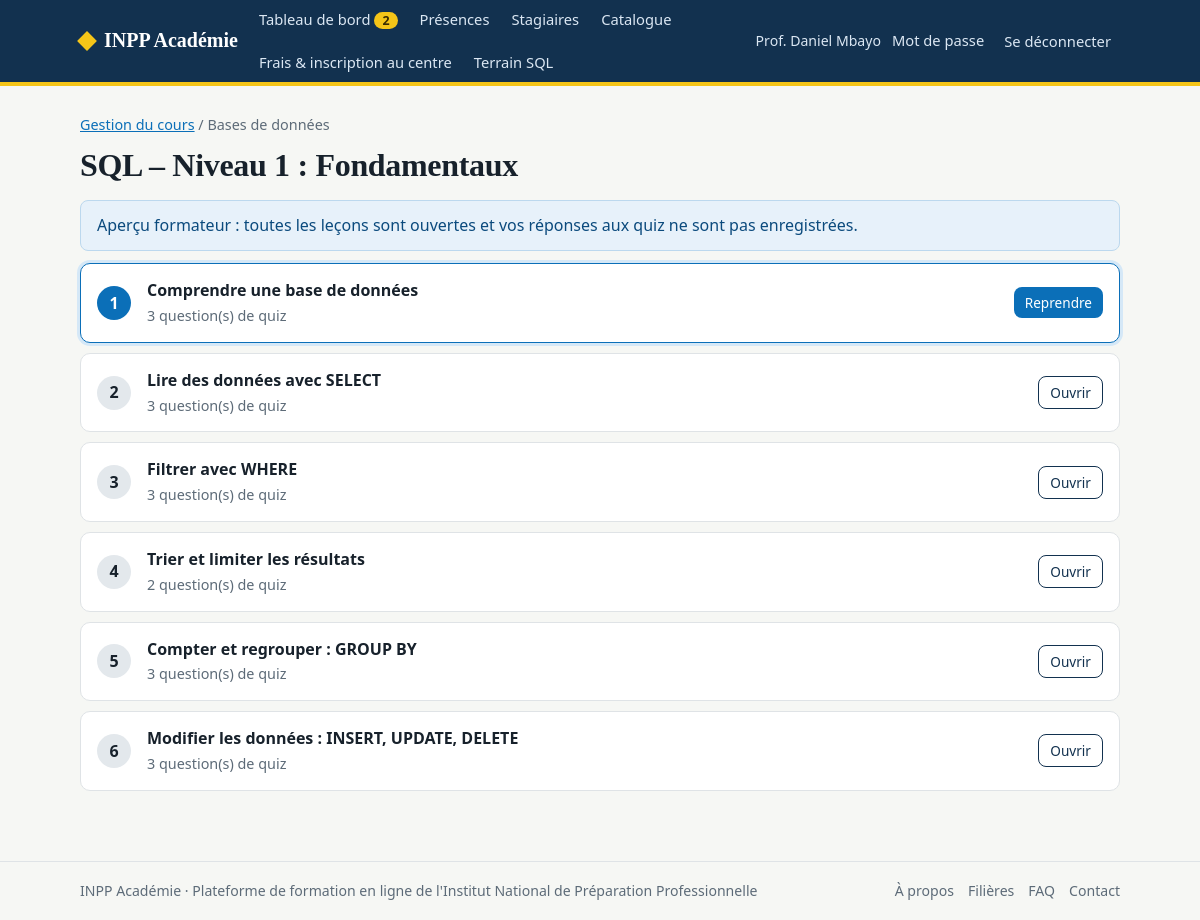
/apprendre/1 (signed in), run on the app's committed database.
### tables this page shows
CREATE TABLE users (
    id INTEGER PRIMARY KEY AUTOINCREMENT,
    full_name TEXT NOT NULL,
    email TEXT NOT NULL UNIQUE,
    password_hash TEXT NOT NULL,
    role TEXT NOT NULL CHECK (role IN ('formateur', 'stagiaire', 'secretaire')),
    must_change_password INTEGER NOT NULL DEFAULT 0,
    created_by INTEGER REFERENCES users(id) ON DELETE SET NULL,
    created_at TEXT NOT NULL DEFAULT (datetime('now'))
);

CREATE TABLE courses (
    id INTEGER PRIMARY KEY AUTOINCREMENT,
    title TEXT NOT NULL,
    category TEXT NOT NULL DEFAULT 'Général',
    level TEXT NOT NULL DEFAULT 'Débutant',
    description TEXT NOT NULL DEFAULT '',
    fee_amount REAL NOT NULL DEFAULT 0,
    currency TEXT NOT NULL DEFAULT 'USD',
    pass_mark INTEGER NOT NULL DEFAULT 70,
    published INTEGER NOT NULL DEFAULT 1,
    trainer_id INTEGER NOT NULL REFERENCES users(id),
    created_at TEXT NOT NULL DEFAULT (datetime('now'))
);

CREATE TABLE lessons (
    id INTEGER PRIMARY KEY AUTOINCREMENT,
    course_id INTEGER NOT NULL REFERENCES courses(id) ON DELETE CASCADE,
    position INTEGER NOT NULL,
    title TEXT NOT NULL,
    content TEXT NOT NULL DEFAULT '',
    image TEXT
);

### app.py (the view)
@app.route("/apprendre/<int:course_id>")
@login_required
def learn(course_id):
    course = get_course(course_id)
    mode = course_access(course)
    prog = progress_of(g.user["id"], course_id)
    cert = get_db().execute("SELECT code FROM certificates WHERE user_id=? AND course_id=?",
                            (g.user["id"], course_id)).fetchone()
    counts = {r["lesson_id"]: r["n"] for r in get_db().execute(
        "SELECT lesson_id, COUNT(*) n FROM questions WHERE lesson_id IN "
        "(SELECT id FROM lessons WHERE course_id=?) GROUP BY lesson_id", (course_id,))}
    exam = get_exam(course_id)
    exam_attempt = None
    if exam and mode == "learner":
        attempts = exam_attempts_of(exam["id"], g.user["id"])
        exam_attempt = attempts[-1] if attempts else None
    return render_template("learn.html", course=course, prog=prog, mode=mode, cert=cert, counts=counts,
                           exam=exam, exam_attempt=exam_attempt)

### app.py (called while the page is built, shortened)
def get_db():
    if "db" not in g:
        g.db = database.connect()
    return g.db

def csrf_field():
    if "_csrf" not in session:
        session["_csrf"] = secrets.token_hex(16)
    from markupsafe import Markup
    return Markup(f'<input type="hidden" name="_csrf" value="{session["_csrf"]}">')

@app.before_request
def csrf_protect():
    if request.method == "POST":
        sent = request.form.get("_csrf", "")
        if not sent or not secrets.compare_digest(sent, session.get("_csrf", "")):
            abort(400, "Formulaire expiré. Rechargez la page et recommencez.")

@app.before_request
def load_user():
    g.user = None
    uid = session.get("uid")
    if uid:
        g.user = get_db().execute("SELECT * FROM users WHERE id=?", (uid,)).fetchone()
        if g.user is None:
            session.clear()
    if (g.user and g.user["must_change_password"]
            and request.endpoint not in ("change_password", "logout", "static")):
        return redirect(url_for("change_password"))

@app.context_processor
def inject_nav():
    pending = 0
    if g.get("user") and g.user["role"] == "formateur":
        pending = get_db().execute(
            "SELECT COUNT(*) FROM enrollments e JOIN courses c ON c.id=e.course_id "
            "WHERE c.trainer_id=? AND e.status='pending'", (g.user["id"],)).fetchone()[0]
    return {"pending_total": pending}

def login_required(view):
    @wraps(view)
    def wrapped(*a, **kw):
        if not g.user:
            flash("Connectez-vous pour continuer.", "info")
            return redirect(url_for("login", next=request.path))
        return view(*a, **kw)
    return wrapped

def get_course(course_id):
    row = get_db().execute(
        "SELECT c.*, u.full_name AS trainer_name FROM courses c JOIN users u ON u.id=c.trainer_id "
        "WHERE c.id=?", (course_id,)).fetchone()
    if row is None:
        abort(404)
    return row

def lessons_of(course_id):
    return get_db().execute("SELECT * FROM lessons WHERE course_id=? ORDER BY position, id",
                            (course_id,)).fetchall()

def course_access(course):
    if g.user["role"] == "formateur":
        if g.user["id"] != course["trainer_id"]:
            abort(403)
        return "preview"

def get_exam(course_id):
    return get_db().execute("SELECT * FROM exams WHERE course_id=?", (course_id,)).fetchone()

### db.py (called while the page is built)
def connect():
    conn = sqlite3.connect(DB_PATH)
    conn.row_factory = sqlite3.Row
    conn.execute("PRAGMA foreign_keys = ON")
    return conn

### templates/learn.html (shortened to what this page needs)
{% extends "base.html" %}{% block title %}{{ course.title }}{% endblock %}
{% block content %}
<div class="crumbs"><a href="{{ url_for('my_courses') if mode == 'learner' else url_for('course_manage', course_id=course.id) }}">{{ 'Mes formations' if mode == 'learner' else 'Gestion du cours' }}</a> / {{ course.category }}</div>
<h1>{{ course.title }}</h1>
{% if mode == 'preview' %}<div class="flash info">Aperçu formateur : toutes les leçons sont ouvertes et vos réponses aux quiz ne sont pas enregistrées.</div>
{% endif %}
<ol class="path">
{% for l in prog.lessons %}
  {% set is_done = l.id in prog.done %}
  {% set is_current = prog.next and prog.next.id == l.id %}
  {% set open = mode == 'preview' or is_done or is_current %}
  <li class="{{ 'done' if is_done else ('current' if is_current else ('locked' if not open else '')) }}">
    <span class="n">{{ '✓' if is_done else loop.index }}</span>
    <span class="grow"><strong>{{ l.title }}</strong><br><span class="meta">{{ counts.get(l.id, 0) }} question(s) de quiz</span></span>
    {% if open %}<a class="btn small {{ '' if is_current else 'alt' }}" href="{{ url_for('lesson', lesson_id=l.id) }}">{{ 'Reprendre' if is_current else ('Revoir' if is_done else 'Ouvrir') }}</a>
    {% else %}<span class="tag">Verrouillée</span>{% endif %}
  </li>
{% endfor %}
</ol>
{% endblock %}

### templates/base.html (shortened to what this page needs)
<!doctype html>
<html lang="fr">
<head>
<link rel="stylesheet" href="{{ url_for('static', filename='style.css') }}">
</head>
<body>
<header class="topbar noprint"><div class="wrap">
  <a class="brand" href="{{ url_for('index') }}"><i></i>INPP Académie</a>
  <nav>
    {% if g.user and g.user.role == 'formateur' %}
      <a href="{{ url_for('trainer_dashboard') }}">Tableau de bord{% if pending_total %}<span class="badge">{{ pending_total }}</span>{% endif %}</a>
      <a href="{{ url_for('sections_list') }}">Présences</a>
      <a href="{{ url_for('learners') }}">Stagiaires</a>
      <a href="{{ url_for('catalogue') }}">Catalogue</a>
    {% elif g.user and g.user.role == 'secretaire' %}
      <a href="{{ url_for('sec_dashboard') }}">Secrétariat</a>
      <a href="{{ url_for('sec_new') }}">Nouvelle inscription</a>
      <a href="{{ url_for('sec_registry') }}">Registre</a>
      <a href="{{ url_for('sec_jury') }}">Jury</a>
      <a href="{{ url_for('sec_tariffs') }}">Tarifs</a>
    {% elif g.user %}
      <a href="{{ url_for('my_courses') }}">Mes formations</a>
      <a href="{{ url_for('catalogue') }}">Catalogue</a>
    {% else %}
      <a href="{{ url_for('catalogue') }}">Catalogue</a>
      <a href="{{ url_for('filieres_public') }}">Filières</a>
      <a href="{{ url_for('apropos') }}">À propos</a>
    {% endif %}
    {% if not g.user or g.user.role != 'secretaire' %}<a href="{{ url_for('procedure') }}">Frais &amp; inscription au centre</a>{% endif %}
    {% if g.user and g.user.role != 'secretaire' %}<a href="{{ url_for('sql_lab') }}">Terrain SQL</a>{% endif %}
  </nav>
  <div class="who">
    {% if g.user %}
      <span>{{ g.user.full_name }}</span>
      <a class="linkbtn" href="{{ url_for('change_password') }}">Mot de passe</a>
      <form method="post" action="{{ url_for('logout') }}" style="margin:0">{{ csrf_field() }}<button class="linkbtn">Se déconnecter</button></form>
    {% else %}
      <a class="linkbtn" href="{{ url_for('login') }}">Se connecter</a>
      <a class="btn sun small" href="{{ url_for('register') }}">Créer un compte</a>
    {% endif %}
  </div>
</div></header>
<main><div class="wrap">
  {% block content %}{% endblock %}
</div></main>
<footer class="noprint"><div class="wrap">
  <div class="row between">
    <span>INPP Académie · Plateforme de formation en ligne de l'Institut National de Préparation Professionnelle</span>
    <nav class="row" style="gap:14px">
      <a href="{{ url_for('apropos') }}">À propos</a>
      <a href="{{ url_for('filieres_public') }}">Filières</a>
      <a href="{{ url_for('faq') }}">FAQ</a>
      <a href="{{ url_for('contact') }}">Contact</a>
    </nav>
  </div>
</div></footer>
</body>
</html>

### static/style.css (style rules this page uses)
:root { --ink:#17212b;--muted:#5d6b78;--navy:#12314f;--river:#0b6fb8;--sun:#f5c518;--paper:#f6f7f4;--card:#fff;--line:#dfe3e6;--ok:#1f7a4d;--okbg:#e6f4ec;--bad:#b3261e;--badbg:#fdeceb;--warn:#7a5a00;--warnbg:#fff4cc;--infobg:#e7f1fa }
* { box-sizing:border-box }
body { margin:0;font:16px/1.55 "Segoe UI",Roboto,Helvetica,Arial,sans-serif;color:var(--ink);background:var(--paper) }
h1,h2,h3 { font-family:Georgia,"Times New Roman",serif;line-height:1.2;margin:0 0 .5em;letter-spacing:-.01em }
h1 { font-size:2rem }
a { color:var(--river) }
.wrap { max-width:1080px;margin:0 auto;padding:0 20px }
.topbar { background:var(--navy);color:#fff;border-bottom:4px solid var(--sun) }
.topbar .wrap { display:flex;align-items:center;gap:12px;min-height:58px;flex-wrap:wrap }
.brand { font:700 1.25rem Georgia,serif;color:#fff;text-decoration:none;display:flex;align-items:center;gap:10px }
.brand i { width:14px;height:14px;background:var(--sun);display:inline-block;transform:rotate(45deg) }
.topbar nav { display:flex;gap:4px;flex:1;flex-wrap:wrap }
.topbar nav a,.linkbtn { color:#dbe7f3;text-decoration:none;padding:8px 9px;border-radius:6px;font-size:.92rem;background:none;border:0;cursor:pointer;font-family:inherit }
.who { display:flex;align-items:center;gap:2px;font-size:.88rem;color:#dbe7f3 }
.badge { background:var(--sun);color:#3a2d00;border-radius:999px;padding:0 8px;font-size:.78rem;font-weight:700;margin-left:4px }
main { padding:28px 0 60px;min-height:70vh }
footer { border-top:1px solid var(--line);padding:18px 0;color:var(--muted);font-size:.88rem }
footer a { color:var(--muted);text-decoration:none }
footer .row { flex-wrap:wrap;gap:10px }
.flash { padding:12px 16px;border-radius:8px;margin:0 0 12px;border:1px solid }
.flash.info { background:var(--infobg);border-color:#bcd8ee;color:#0b4a7d }
.meta { color:var(--muted);font-size:.9rem }
.row { display:flex;gap:12px;align-items:center;flex-wrap:wrap }
.between { justify-content:space-between }
.btn { display:inline-block;background:var(--river);color:#fff;border:0;border-radius:8px;padding:10px 18px;font:600 .95rem inherit;font-family:inherit;text-decoration:none;cursor:pointer }
.btn.alt { background:#fff;color:var(--navy);border:1px solid var(--navy) }
.btn.small { padding:5px 11px;font-size:.85rem }
.path { list-style:none;margin:0;padding:0;counter-reset:s }
.path li { display:flex;gap:16px;align-items:center;padding:14px 16px;background:#fff;border:1px solid var(--line);border-radius:10px;margin-bottom:10px }
.path .n { width:34px;height:34px;border-radius:50%;background:#e3e8ec;display:grid;place-items:center;font-weight:700;flex:none }
.path .current { border-color:var(--river);box-shadow:0 0 0 3px #d5e8f7 }
.path .current .n { background:var(--river);color:#fff }
.path .grow { flex:1 }
.crumbs { font-size:.9rem;color:var(--muted);margin-bottom:10px }

### data on the page
users: user.full_name "Prof. Daniel Mbayo"
courses: category "Bases de données", title "SQL – Niveau 1 : Fondamentaux"
lessons: index "1", title "Comprendre une base de données", get "3", value "Reprendre"
lessons: index "2", title "Lire des données avec SELECT", get "3", value "Ouvrir"
lessons: index "3", title "Filtrer avec WHERE", get "3", value "Ouvrir"
lessons: index "4", title "Trier et limiter les résultats", get "2", value "Ouvrir"
lessons: index "5", title "Compter et regrouper : GROUP BY", get "3", value "Ouvrir"
lessons: index "6", title "Modifier les données : INSERT, UPDATE, DELETE", get "3", value "Ouvrir"

### other printed values
{{ pending_total }} "2"
{{ 'Mes formations' if mode == 'learner' else 'Gestion du cours' }} "Gestion du cours"
